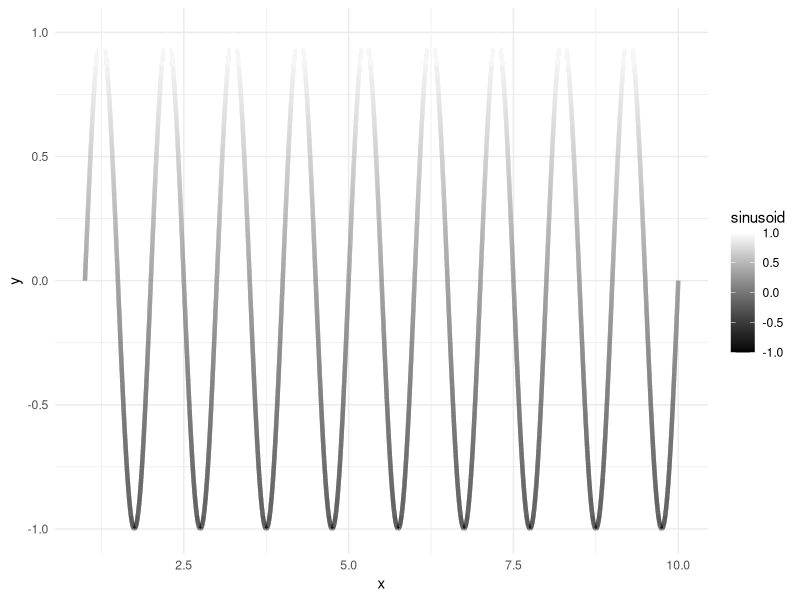

Reproduce this figure in R.
## ---- chunk 1
library(tidyverse)

samples  <- seq(1, 10, by = 0.0001)
sinusoid <- sin(2*pi*1*samples)

simple_sine <- data.frame(x = samples, y = sinusoid) %>% 
    ggplot(aes(x=x, y=y)) +
    geom_line(size = 1.5) +
    theme_minimal()

data.frame(x = samples, y = sinusoid) %>% 
    ggplot(aes(x=x, y=y, colour = sinusoid)) +
    geom_line(size = 1.5) +
    scale_colour_gradient(low = "black", high = "white") +
    theme_minimal()

